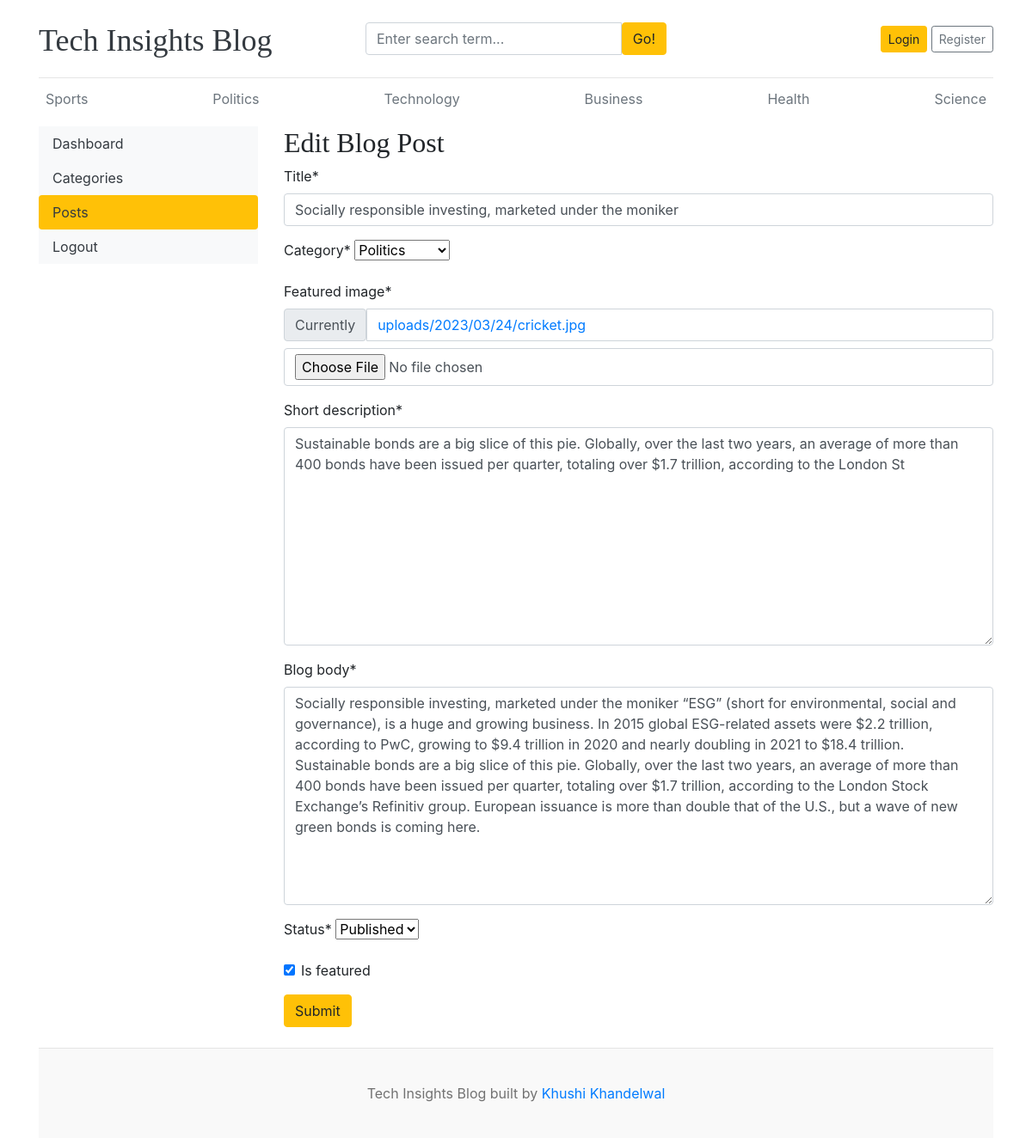
Page /dashboard/posts/edit/1/ on the committed database.
### blogs/models.py (models this page shows, shortened)
class Category(models.Model):
    category_name = models.CharField(max_length=50, unique=True)
    created_at = models.DateTimeField(auto_now_add=True)
    updated_at = models.DateTimeField(auto_now=True)
    class Meta:
        verbose_name_plural = 'categories'
    def __str__(self):
        return self.category_name

class Blog(models.Model):
    title = models.CharField(max_length=100)
    slug = models.SlugField(max_length=150, unique=True, blank=True)
    category = models.ForeignKey(Category, on_delete=models.CASCADE)
    author = models.ForeignKey(User, on_delete=models.CASCADE)
    featured_image = models.ImageField(upload_to='uploads/%Y/%m/%d')
    short_description = models.TextField(max_length=500)
    blog_body = models.TextField(max_length=2000)
    status = models.CharField(max_length=20, choices=STATUS_CHOICES, default="Draft")
    is_featured = models.BooleanField(default=False)
    created_at = models.DateTimeField(auto_now_add=True)
    updated_at = models.DateTimeField(auto_now=True)

### dashboards/views.py (the view, shortened to what this page needs)
# urls.py: path('posts/edit/<int:pk>/', views.edit_post, name='edit_post'),
def edit_post(request, pk):
    post = get_object_or_404(Blog, pk=pk)
    form = BlogPostForm(instance=post)
    context = {
        'form': form,
        'post': post
    }
    return render(request, 'dashboard/edit_post.html', context)

### dashboards/forms.py
class BlogPostForm(forms.ModelForm):
    class Meta:
        model = Blog
        fields = ('title', 'category', 'featured_image', 'short_description', 'blog_body', 'status', 'is_featured')

### blogs/context_processors.py (called while the page is built)
def get_categories(request):
    categories = Category.objects.all()
    return dict(categories=categories)

def get_social_links(request):
    social_links = SocialLink.objects.all()
    return dict(social_links=social_links)

### templates/dashboard/edit_post.html (shortened to what this page needs)
{% extends 'base.html' %}
{% block content %}
{% load crispy_forms_tags %}
<div class="row">
    {% include 'dashboard/sidebar.html' %}
    <div class="col-md-9">
        <h2>Edit Blog Post</h2>
        <form action="{% url 'edit_post' post.id %}" method="POST" enctype="multipart/form-data">
            {{ form | crispy }}
            <button type="submit" class="btn btn-warning">Submit</button>
        </form>
        <br>
    </div>
</div>
{% endblock %}

### templates/base.html (shortened to what this page needs)
{% load static %}
<!DOCTYPE html>
<html lang="en">
<head>
    <link href="https://getbootstrap.com/docs/4.0/dist/css/bootstrap.min.css" rel="stylesheet">
    <link href="{% static 'css/blog.css' %}" rel="stylesheet">
    <link rel="stylesheet" href="https://cdnjs.cloudflare.com/ajax/libs/font-awesome/4.7.0/css/font-awesome.min.css">
  </head>
<body>
    <div class="container">
      <header class="blog-header py-3">
        <div class="row flex-nowrap justify-content-between align-items-center">
          <div class="col-4 pt-1">
            <a class="blog-header-logo text-dark" href="/">Tech Insights Blog</a>
          </div>
          <div class="col-4">
            <form action="{% url 'search' %}" method="GET">
              <div class="input-group">
                <input class="form-control" type="text" name="keyword" value="{{ keyword }}" placeholder="Enter search term..." aria-label="Enter search term..." aria-describedby="button-search" />
                <button type="submit" class="btn btn-warning" id="button-search" type="button">Go!</button>
            </div>
            </form>
          </div>
          <div class="col-4 d-flex justify-content-end align-items-center">
            {% if not user.is_authenticated %}
            <a class="btn btn-sm btn-warning" href="{% url 'login' %}">Login</a> &nbsp;
            <a class="btn btn-sm btn-outline-secondary" href="{% url 'register' %}">Register</a>
            {% else %}
            <span><a href="{% url 'dashboard' %}">Dashboard</a></span>
            &emsp;
            <span><a href="{% url 'logout' %}">Logout</a></span>
            {% endif %}
          </div>
        </div>
      </header>
      <div class="nav-scroller py-1 mb-2">
        <nav class="nav d-flex justify-content-between">
          {% for cat in categories %}
          <a class="p-2 text-muted" href="{% url 'posts_by_category' cat.id %}">{{ cat.category_name }}</a>
          {% endfor %}
        </nav>
      </div>
{% block content %}
{% endblock %}
<footer class="blog-footer">
    <p>Tech Insights Blog built by <a href="#">Khushi Khandelwal</a></p>
  </footer>
  </body>
  </html>

### blog_main/static/css/blog.css (style rules this page uses)
.blog-header { border-bottom: 1px solid #e5e5e5; }
.blog-header-logo { font-family: "Playfair Display", Georgia, "Times New Roman", serif; font-size: 2.25rem; }
h1, h2, h3, h4, h5, h6 { font-family: "Playfair Display", Georgia, "Times New Roman", serif; }
.blog-footer { padding: 2.5rem 0; color: #727272; text-align: center; background-color: #f9f9f9; border-top: .05rem solid #e5e5e5; }
.blog-footer p:last-child { margin-bottom: 0; }

### rows in the picture
Category: category_name "Sports"
Category: category_name "Politics"
Category: category_name "Technology"
Category: category_name "Business"
Category: category_name "Health"
Category: category_name "Science"
Blog: title "Socially responsible investing, marketed under the moniker", category "Politics", short_description "Sustainable bonds are a big slice of this pie. Globally, over the last two years, an average of more than 400 bonds have been issued per quarter, totaling over $1.7 trillion, according to the London St", blog_body "Socially responsible investing, marketed under the moniker “ESG” (short for environmental, social and governance), is a huge and growing business. In 2015 global ESG-related assets were $2.2 trillion, according to PwC, growing to $9.4 trillion in 2020 and nearly doubling in 2021 to $18.4 trillion. Sustainable bonds are a big slice of this pie. Globally, over the last two years, an average of more than 400 bonds have been issued per quarter, totaling over $1.7 trillion, according to the London Stock Exchange’s Refinitiv group. European issuance is more than double that of the U.S., but a wave of new green bonds is coming here.", status "Published", is_featured "☑"
